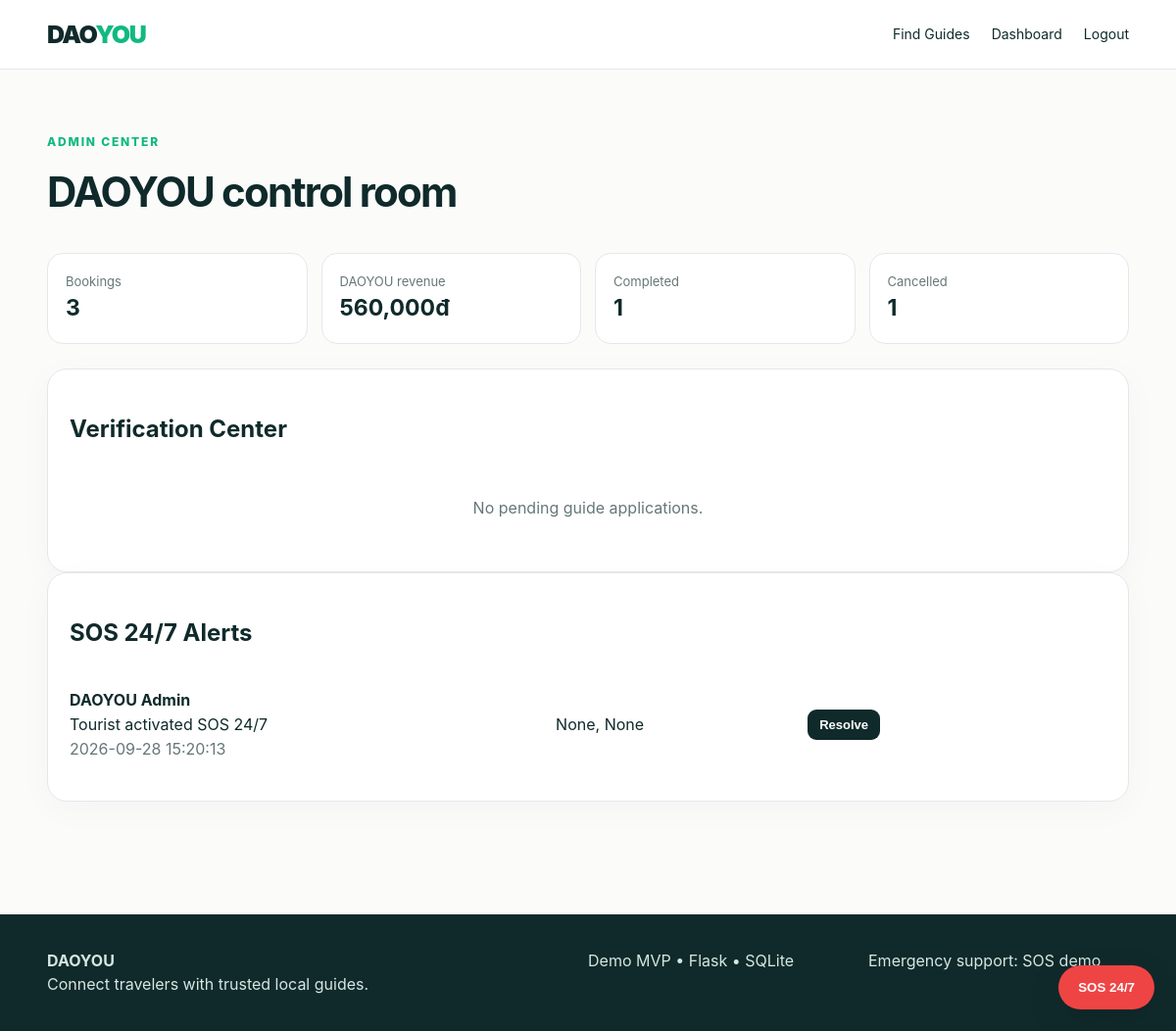
The page /admin (signed in) on the database its author committed.
### app.py (models this page shows)
class SOSAlert(db.Model):
    id = db.Column(db.Integer, primary_key=True)
    tourist_id = db.Column(db.Integer, db.ForeignKey("user.id"), nullable=False)
    latitude = db.Column(db.Float)
    longitude = db.Column(db.Float)
    message = db.Column(db.String(500), default="Emergency assistance requested")
    status = db.Column(db.String(30), default="new")
    created_at = db.Column(db.DateTime, default=datetime.utcnow)
    tourist = db.relationship("User", backref="sos_alerts")

class User(db.Model):
    id = db.Column(db.Integer, primary_key=True)
    name = db.Column(db.String(120), nullable=False)
    email = db.Column(db.String(180), unique=True, nullable=False)
    password_hash = db.Column(db.String(255), nullable=False)
    role = db.Column(db.String(20), default="tourist", nullable=False)
    created_at = db.Column(db.DateTime, default=datetime.utcnow)
    guide_profile = db.relationship("GuideProfile", backref="user", uselist=False, cascade="all, delete-orphan")
    bookings_as_tourist = db.relationship("Booking", foreign_keys="Booking.tourist_id", backref="tourist")
    bookings_as_guide = db.relationship("Booking", foreign_keys="Booking.guide_id", backref="guide")
    reviews_written = db.relationship("Review", foreign_keys="Review.tourist_id", backref="reviewer")

### app.py (the view)
@app.route("/admin")
@role_required("admin")
def admin_dashboard():
    pending = GuideProfile.query.filter_by(status="pending").order_by(GuideProfile.created_at.desc()).all()
    alerts = SOSAlert.query.order_by(SOSAlert.created_at.desc()).limit(20).all()
    booking_count = Booking.query.count()
    revenue = sum(b.tourist_fee + b.guide_fee for b in Booking.query.all())
    completed = Booking.query.filter_by(status="completed").count()
    cancelled = Booking.query.filter_by(status="cancelled").count()
    return render_template(
        "admin_dashboard.html",
        pending=pending, alerts=alerts,
        booking_count=booking_count, revenue=revenue,
        completed=completed, cancelled=cancelled
    )

### app.py (called while the page is built)
def current_user():
    uid = session.get("user_id")
    return db.session.get(User, uid) if uid else None

@app.context_processor
def inject_globals():
    return {"current_user": current_user(), "now": datetime.utcnow()}

def role_required(role):
    def decorator(view):
        @wraps(view)
        def wrapper(*args, **kwargs):
            user = current_user()
            if not user:
                flash("Vui lòng đăng nhập.", "warning")
                return redirect(url_for("login"))
            if user.role != role:
                abort(403)
            return view(*args, **kwargs)
        return wrapper
    return decorator

### templates/admin_dashboard.html (shortened to what this page needs)
{% extends "base.html" %}
{% block content %}
<section class="container page">
  <div class="page-head"><div class="eyebrow">ADMIN CENTER</div><h1>DAOYOU control room</h1></div>
  <div class="stats-grid">
    <div class="metric"><span>Bookings</span><b>{{ booking_count }}</b></div>
    <div class="metric"><span>DAOYOU revenue</span><b>{{ "{:,}".format(revenue) }}đ</b></div>
    <div class="metric"><span>Completed</span><b>{{ completed }}</b></div>
    <div class="metric"><span>Cancelled</span><b>{{ cancelled }}</b></div>
  </div>
  <div class="table-card">
    <h2>Verification Center</h2>
    {% for p in pending %}
      <div class="booking-row">
        <div><b>{{ p.user.name }}</b><br>{{ p.location }} · {{ p.languages }}<br>{{ p.specialties }} · {{ p.experience_years }} years<br><span class="muted">{{ p.bio }}</span></div>
        <div><b>{{ "{:,}".format(p.price) }}đ</b><br>{{ p.guide_type }}</div>
        <div class="inline">
          {% if p.certificate_file %}<a class="btn btn-outline btn-sm" href="{{ url_for('uploads', filename=p.certificate_file) }}">Certificate</a>{% endif %}
          <form method="post" action="{{ url_for('guide_decision', profile_id=p.id) }}"><button class="btn btn-sm" name="decision" value="approve">Approve</button><button class="btn btn-danger btn-sm" name="decision" value="reject">Reject</button></form>
        </div>
      </div>
    {% else %}<div class="empty">No pending guide applications.</div>{% endfor %}
  </div>
  <div class="table-card">
    <h2>SOS 24/7 Alerts</h2>
    {% for a in alerts %}
      <div class="booking-row">
        <div><b>{{ a.tourist.name }}</b><br>{{ a.message }}<br><span class="muted">{{ a.created_at.strftime('%Y-%m-%d %H:%M:%S') }}</span></div>
        <div>{{ a.latitude }}, {{ a.longitude }}</div>
        <div>
          {% if a.status != 'resolved' %}<form method="post" action="{{ url_for('resolve_sos', alert_id=a.id) }}"><button class="btn btn-sm">Resolve</button></form>{% endif %}
        </div>
      </div>
    {% else %}<div class="empty">No SOS alerts.</div>{% endfor %}
  </div>
</section>
{% endblock %}

### static/css/style.css (style rules this page uses)
:root { --ink:#102a2b; --muted:#667778; --mint:#10b981; --mint2:#d9f8ec; --cream:#f7f5ef; --white:#fff; --danger:#ef4444; --line:#e5e7eb; }
* { box-sizing:border-box }
body { margin:0;font-family:Inter,ui-sans-serif,system-ui,-apple-system,BlinkMacSystemFont,"Segoe UI",sans-serif;color:var(--ink);background:#fbfcfa;line-height:1.55 }
.container { width:min(1120px,92%);margin:auto }
.btn { display:inline-flex;justify-content:center;align-items:center;border:0;border-radius:12px;background:var(--ink);color:#fff;padding:12px 18px;font-weight:750;cursor:pointer }
.btn-sm { padding:8px 12px;border-radius:9px;font-size:13px }
.eyebrow { color:var(--mint);font-size:12px;font-weight:850;letter-spacing:1.8px }
.guide-card,.form-card,.booking-card,.table-card,.payment-card { background:#fff;border:1px solid var(--line);border-radius:20px;padding:22px;box-shadow:0 8px 35px #0d2e2a08 }
.muted { color:var(--muted) }
.page { padding:55px 0 }
.page-head { margin-bottom:30px }
.page-head h1 { font-size:42px;letter-spacing:-1.8px;margin:8px 0 }
.table-card { overflow:hidden }
.booking-row { display:grid;grid-template-columns:2fr 1fr 1.2fr auto;gap:18px;align-items:center;padding:18px 0;border-bottom:1px solid var(--line) }
.booking-row:last-child { border-bottom:0 }
.stats-grid { display:grid;grid-template-columns:repeat(4,1fr);gap:14px;margin-bottom:25px }
.metric { background:#fff;border:1px solid var(--line);border-radius:16px;padding:18px }
.metric span { display:block;color:var(--muted);font-size:13px }
.metric b { font-size:23px }
.empty { padding:30px;text-align:center;color:var(--muted) }

### rows shown on the page
SOSAlert: tourist.name "DAOYOU Admin", message "Tourist activated SOS 24/7", created_at "2026-09-28 15:20:13", latitude "None", longitude "None"

### other values the page prints
{{ booking_count }} "3"
{{ "{:,}".format(revenue) }} "560,000"
{{ completed }} "1"
{{ cancelled }} "1"
